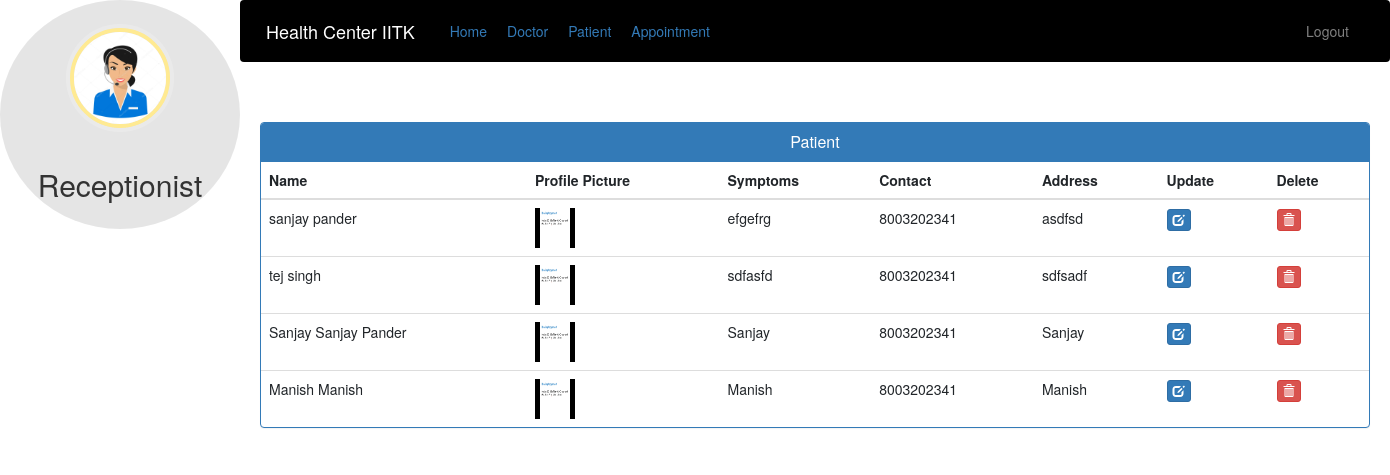
Before: /admin-view-patient (signed in) with the older database file.
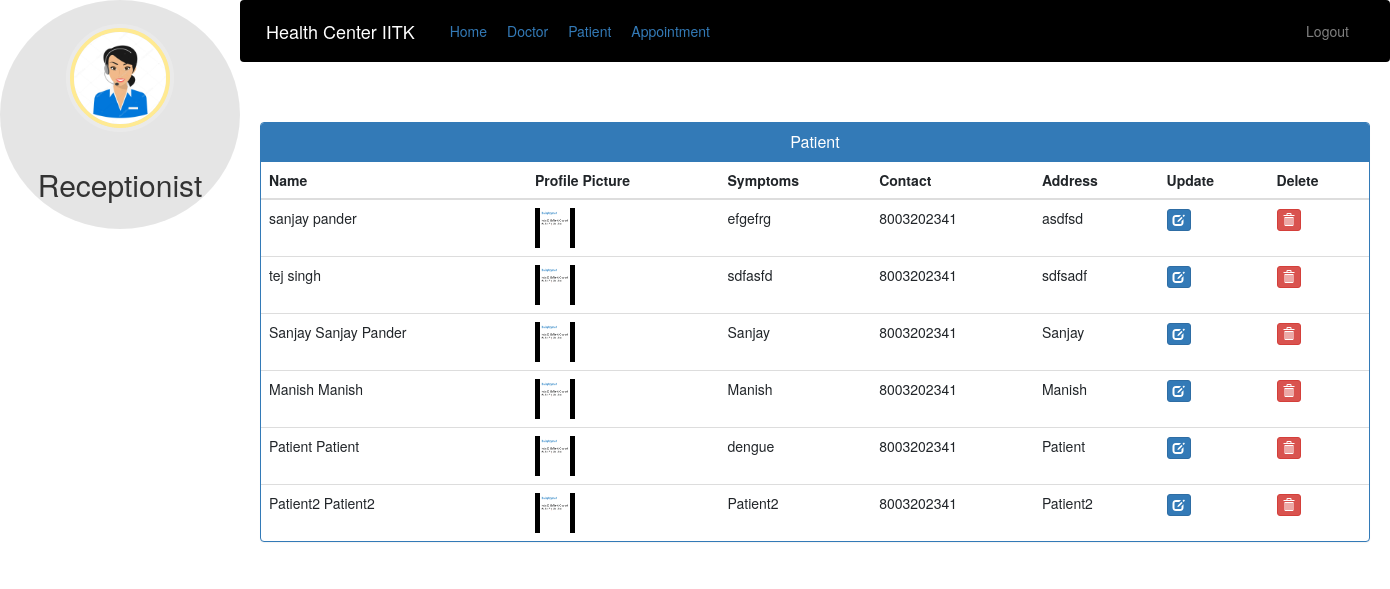
After: the same page with the newer database file.
### hospital/models.py (models this page shows, shortened)
class Patient(models.Model):
    user=models.OneToOneField(User,on_delete=models.CASCADE)
    profile_pic= models.ImageField(upload_to='profile_pic/PatientProfilePic/',null=True,blank=True)
    address = models.CharField(max_length=40)
    mobile = models.CharField(max_length=20,null=False)
    symptoms = models.CharField(max_length=100,null=False)
    assignedDoctorId = models.PositiveIntegerField(null=True)
    admitDate=models.DateField(auto_now=True)
    status=models.BooleanField(default=False)
    @property
    def get_name(self):
        return self.user.first_name+" "+self.user.last_name

### hospital/views.py (the view)
# urls.py: path('admin-view-patient', views.admin_view_patient_view,name='admin-view-patient'),
@login_required(login_url='adminlogin')
@user_passes_test(is_admin)
def admin_view_patient_view(request):
    patients=models.Patient.objects.all().filter(status=True)
    return render(request,'hospital/admin_view_patient.html',{'patients':patients})

### hospital/views.py (called while the page is built)
def is_admin(user):
    return user.groups.filter(name='ADMIN').exists()

### templates/hospital/admin_view_patient.html (shortened to what this page needs)
{% extends 'hospital/admin_base.html' %}
{% block content %}
{%load static%}
<head>
  <link href="//netdna.bootstrapcdn.com/bootstrap/3.0.0/css/bootstrap.min.css" rel="stylesheet" id="bootstrap-css">
</head>
<div class="container">
  <div class="panel panel-primary">
    <div class="panel-heading">
      <h6 class="panel-title">Patient</h6>
    </div>
    <table class="table table-hover" id="dev-table">
      <thead>
        <tr>
          <th>Name</th>
          <th>Profile Picture</th>
          <th>Symptoms</th>
          <th>Contact</th>
          <th>Address</th>
          <th>Update</th>
          <th>Delete</th>
        </tr>
      </thead>
      {% for p in patients %}
      <tr>
        <td> {{p.get_name}}</td>
        <td> <img src="{% static p.profile_pic.url %}" alt="Profile Pic" height="40px" width="40px" /></td>
        <td>{{p.symptoms}}</td>
        <td>{{p.mobile}}</td>
        <td>{{p.address}}</td>
        <td><a class="btn btn-primary btn-xs" href="{% url 'update-patient' p.id  %}"><span class="glyphicon glyphicon-edit"></span></a></td>
        <td><a class="btn btn-danger btn-xs" href="{% url 'delete-patient-from-hospital' p.id  %}"><span class="glyphicon glyphicon-trash"></span></a></td>
      </tr>
      {% endfor %}
    </table>
  </div>
</div>
{% endblock content %}

Changed rows visible on the page:
added Patient: get_name "Patient Patient", profile_pic (picture), symptoms "dengue", mobile "8003202341", address "Patient"
added Patient: get_name "Patient2 Patient2", profile_pic (picture), symptoms "Patient2", mobile "8003202341", address "Patient2"
